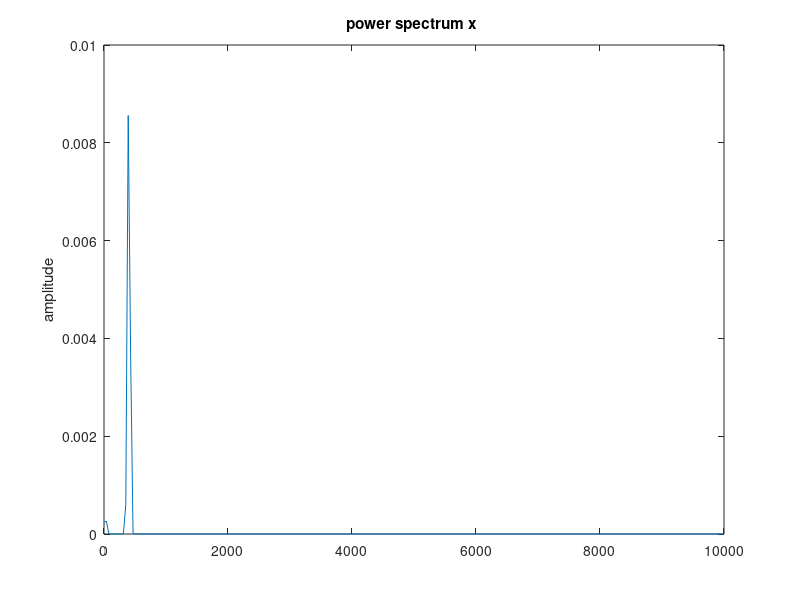

The MATLAB script that drew this image: (Note: this script raises an error after producing the figure.)
%%FM modulation with two tone signal
clear all; close all;
Fs=20000; % Sampling Frequency
t=[0:2*Fs+1]'/Fs; 
F1=20; F2=400; A1=0.2; A2=1;
%%relatively small modulation indexes
freqdev=480;
x=A1*cos(2*pi*F1*t)+A2*cos(2*pi*F2*t);
figure; pwelch(x,[],[],[],Fs);
xmax=max(abs(x));
kf=freqdev/xmax;
b1=A1*kf/F1; b2=A2*kf/F2;
D=freqdev/400;
Bt=2*(D+1)*400;
Fc=5000;
%Modulation FM
y=fmmod(x,Fc,Fs,kf);
figure; pwelch(y,[],[],[],Fs);
y=awgn(y,15,'measured');
figure; pwelch(y,[],[],[],Fs);
s=hilbert(y);
phase=unwrap(angle(s)-2*pi*Fc*t);
z=diff (phase)./diff(t)/kf/2/pi;
figure; pwelch(z,[],[],[],Fs);
%Band-Pass Parks-McClellan
f1=F2/Fs; f2=1.5*f1;
order=240;
fpts=[0 f1 f2 0.5]*2;
mag=[1 1 0 0];
wt=[1 1];
b=firpm(order,fpts,mag,wt);
a=1;
%Filter Response
[H,F]=freqz(b,a,512,Fs);
figure; plot(F,20*log(abs(H)));
%LP filtering
z_lp=conv(z,b,'same');
figure; pwelch(z_lp,[],[],[],Fs);
% Plot of Initial and Final Signal
n=[40:600];
figure; plot(t(n),x(n),'k-',t(n),z_lp(n),'r'); grid;
axis([min(t(n)) max(t(n)) 1.2*min(x(n)) 1.2*max(x(n))]);
legend('Initial Signal','Final Signal');
%Theoritical Calculation of specturm lines
z=[]; f=[];
for j=-4:4
for i=-5:5
    f=[f Fc+j*F2+i*F1];
    z=[z besselj(j,b2)*besselj(i,b1)];
end
end
logz=100+10*log10((z.^2)/2);
figure; stem(f,logz);
axis([0 Fs/2 max(logz)-80 max(logz)+10]); grid;   